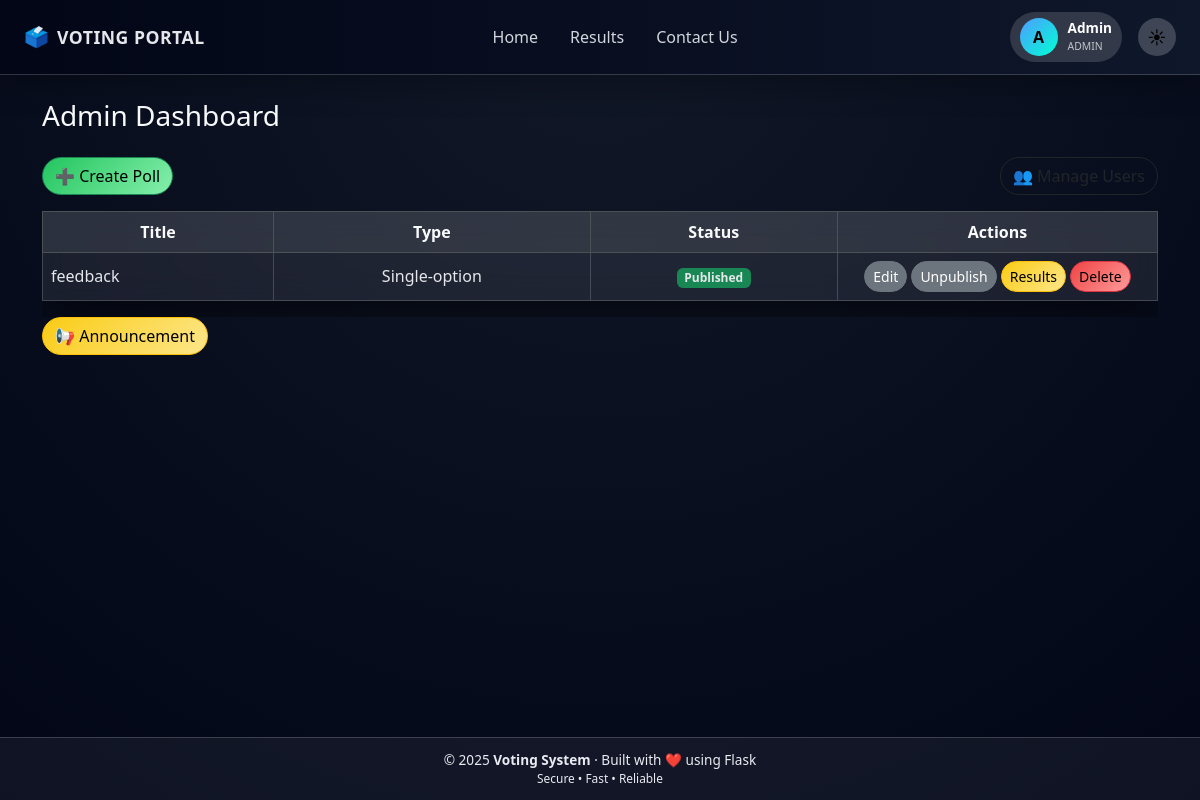
The page /admin (signed in) on the database its author committed.
### app.py (models this page shows)
class Poll(db.Model):
    id = db.Column(db.Integer, primary_key=True)
    title = db.Column(db.String(200))
    options = db.Column(db.Text)
    allow_multiple = db.Column(db.Boolean, default=False)
    is_published = db.Column(db.Boolean, default=False)
    results_published = db.Column(db.Boolean, default=False)

### app.py (the view)
@app.route("/admin")
@login_required
@admin_required
def admin_dashboard():
    polls = Poll.query.all()
    return render_template("admin_dashboard.html", polls=polls)

### app.py (called while the page is built)
def login_required(f):
    @wraps(f)
    def wrapper(*args, **kwargs):
        if "user_id" not in session:
            return redirect(url_for("login"))
        return f(*args, **kwargs)
    return wrapper

def admin_required(f):
    @wraps(f)
    def wrapper(*args, **kwargs):
        if session.get("role") != "admin":
            return redirect(url_for("user_dashboard"))
        return f(*args, **kwargs)
    return wrapper

@app.context_processor
def inject_announcement():
    ann = Announcement.query.filter_by(active=True).first()
    return dict(global_announcement=ann)

### templates/admin_dashboard.html (shortened to what this page needs)
{% extends "base.html" %}
{% block content %}
<h3 class="mb-4">Admin Dashboard</h3>
<div class="d-flex justify-content-between align-items-center mb-3">
    <a href="{{ url_for('create_poll') }}" class="btn btn-success">
        ➕ Create Poll
    </a>
    <a href="{{ url_for('manage_users') }}" class="btn btn-outline-dark">
        👥 Manage Users
    </a>
</div>
<div class="table-responsive">
<table class="table table-bordered align-middle">
    <thead class="table-dark text-center">
        <tr>
            <th>Title</th>
            <th>Type</th>
            <th>Status</th>
            <th style="width: 320px;">Actions</th>
        </tr>
    </thead>
    <tbody>
        {% for p in polls %}
        <tr>
            <td>{{ p.title }}</td>
            <td class="text-center">
                {{ "Multi-option" if p.allow_multiple else "Single-option" }}
            </td>
            <td class="text-center">
                {% if p.is_published %}
                    <span class="badge bg-success">Published</span>
                {% else %}
                    <span class="badge bg-secondary">Draft</span>
                {% endif %}
            </td>
            <td class="text-center">
                <div class="d-flex flex-wrap gap-1 justify-content-center">
                    {% for p in polls %}
                    <a href="{{ url_for('edit_poll', poll_id=p.id) }}"
                        class="btn btn-sm btn-secondary">
                        Edit</a>
                    {% endfor %}
                    {% if p.is_published %}
                        <a href="{{ url_for('unpublish_poll', poll_id=p.id) }}"
                           class="btn btn-sm btn-secondary">
                            Unpublish
                        </a>
                    {% else %}
                        <a href="{{ url_for('publish_poll', poll_id=p.id) }}"
                           class="btn btn-sm btn-success">
                            Publish
                        </a>
                    {% endif %}
                    <a href="{{ url_for('publish_results', poll_id=p.id) }}"
                       class="btn btn-sm btn-warning">
                        Results
                    </a>
                    <a href="{{ url_for('delete_poll', poll_id=p.id) }}"
                       class="btn btn-sm btn-danger"
                       onclick="return confirm('Are you sure you want to delete this poll?');">
                        Delete
                    </a>
                </div>
            </td>
        </tr>
        {% endfor %}
    </tbody>
</table>
</div>
<a href="{{ url_for('announcement') }}"
   class="btn btn-warning mb-3">
   📢 Announcement
</a>
{% endblock %}

### templates/base.html (style rules this page uses)
:root { --bg-light: #f4f6f9; --bg-dark: #020617; --card-light: #ffffff; --card-dark: rgba(255,255,255,0.08); --border-dark: rgba(255,255,255,0.18); --text-light: #000; --text-dark: #e8ebf1; --text-muted-dark: #a0a6b8; --primary: #4f9cff; --success: #22c55e; --danger: #ef4444; --warning: #facc15; }
body { background: var(--bg-light); color: var(--text-light); min-height: 100vh; display: flex; flex-direction: column; }
body.dark { background: radial-gradient(circle at top, #111827, #020617); color: var(--text-dark); }
body.dark .card, body.dark .table, body.dark .modal-content { background: var(--card-dark); backdrop-filter: blur(14px); border: 1px solid var(--border-dark); box-shadow: 0 15px 50px rgba(0,0,0,.6); }
body.dark table th { background: rgba(255,255,255,0.12); color: var(--text-dark); }
body.dark table td { color: var(--text-dark); }
.btn { border-radius: 999px; transition: all .25s ease; }
body.dark .btn-success { background: linear-gradient(135deg, #22c55e, #86efac); color: #000; }
body.dark .btn-danger { background: linear-gradient(135deg, #ef4444, #ff9a9a); color: #000; }
body.dark .btn-warning { background: linear-gradient(135deg, #facc15, #fde68a); color: #000; }
body.dark { color: #e5e7eb; }
body.dark h1, body.dark h2, body.dark h3, body.dark h4, body.dark h5, body.dark h6 { color: #f9fafb; }
body.dark p, body.dark label, body.dark li, body.dark span, body.dark small { color: #e5e7eb; }
body.dark table { background: transparent; }
body.dark table th { background: rgba(255,255,255,0.08); color: #f9fafb; }
body.dark table td { background: transparent; color: #e5e7eb; }

### rows shown on the page
Poll: title "feedback", allow_multiple "Single-option", is_published "Published"

### other values the page prints
{{ session.get("username")[0]|upper }} "A"
{{ session.get("role")|upper }} "ADMIN"
